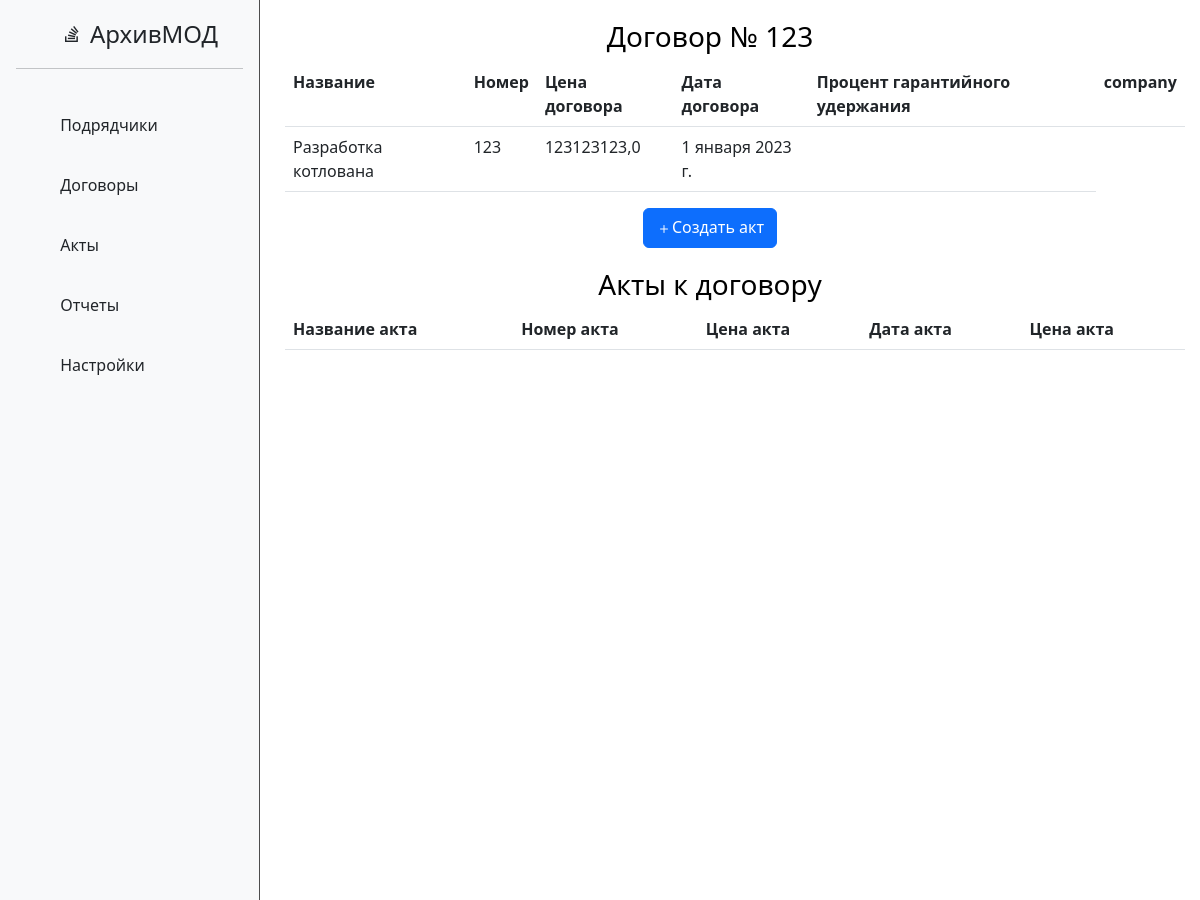
/archive/23 (upper part), run on an earlier commit of the app's database.
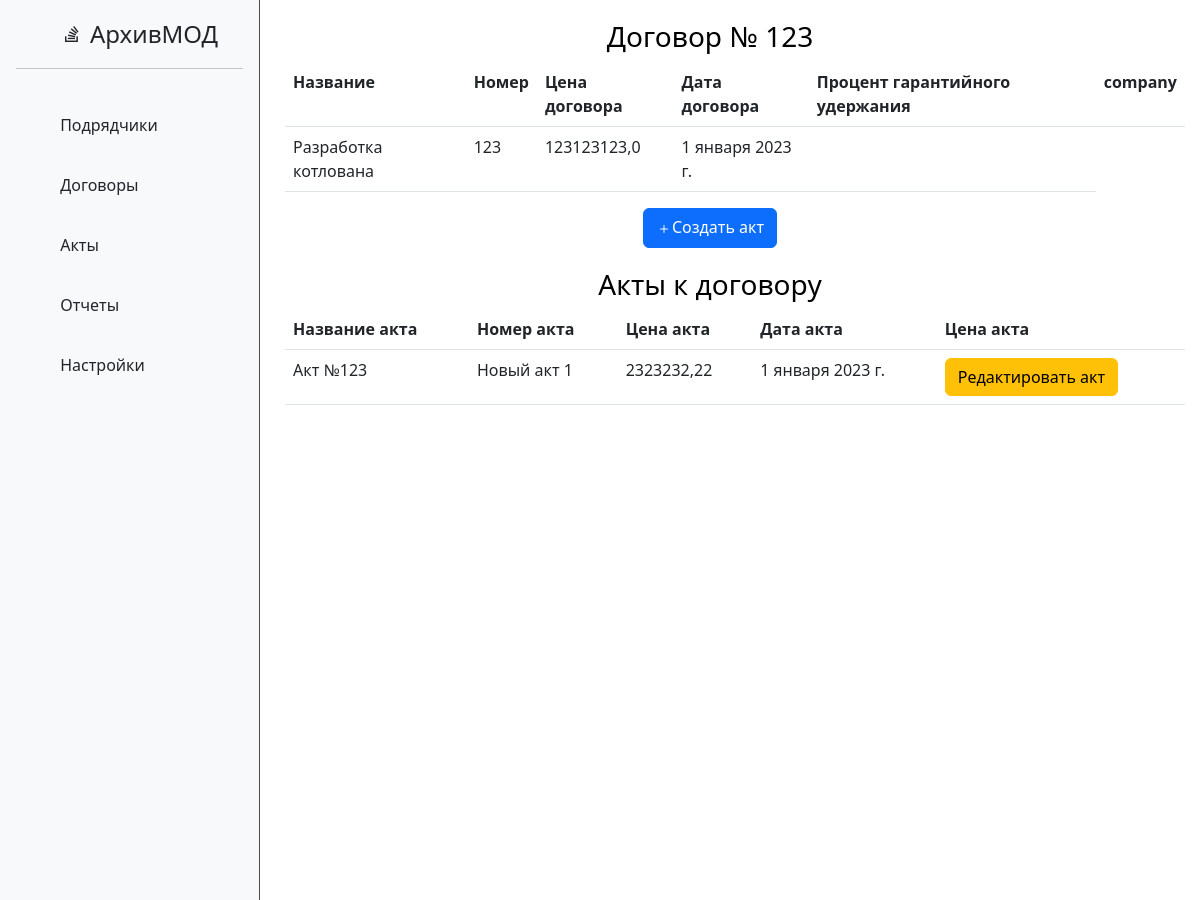
And on a later commit of the database.
### archive/models.py (models this page shows, shortened)
class Acts(models.Model):
    title = models.CharField('Название акта', max_length=120)
    number = models.CharField('Номер акта', max_length=25, unique=True)
    price = models.FloatField('Цена акта', max_length=25)
    date = models.DateField('Дата акта')
    warranty_retention = models.FloatField('Цена акта', max_length=25)
    contract = models.ForeignKey(Contracts, on_delete=models.PROTECT, null=True)
    class Meta:
        verbose_name = 'Акт'
        verbose_name_plural = 'Акты'

### archive/views.py (the view, shortened to what this page needs)
# urls.py: path('<int:pk>', views.ContractDetailView.as_view(), name="contract-detail"),
class ContractDetailView(DetailView):
    model = Contracts
    template_name = 'archive/contract_detail.html'
    context_object_name = 'contract'
    def get_context_data(self, *, object_list=None, **kwargs):
        context = super().get_context_data(**kwargs)
        context['title'] = "Акты"
        context['acts'] = Acts.objects.all()
        context['company'] = Companies.objects.all()
        context['fields_act'] = [field.verbose_name for field in Acts._meta.get_fields()]
        context['fields_contr'] = Contracts._meta.get_fields()
        return context

### archive/templates/archive/contract_detail.html (shortened to what this page needs)
{% extends "main/layout.html" %}
{% block content %}
    <div class="features">
        <h3>Договор № {{ contract.number }}</h3>
        <table class="table">
            <tr>
            {% for el in fields_contr %}
                {% if el.verbose_name != 'ID' and el.name != 'acts' %}
                    <th scope="col">{{ el.verbose_name }}</th>
                {% endif %}
            {% endfor %}
            </tr>
            <tr>
                <td>{{ contract.title }}</td>
                <td>{{ contract.number }}</td>
                <td>{{ contract.price }}</td>
                <td>{{ contract.date }}</td>
                <td>{{ company.title }}</td>
            </tr>
        </table>
        <a href="{% url 'create_act' %}" class="btn btn-primary"><i class="bi bi-plus"></i>Создать акт</a>
    </div>
    <div class="features">
        <table class="table">
            <h3>Акты к договору</h3>
            <tr>
            {% for el in fields_act %}
                        {% if el != 'ID' and el != 'contract' %}
                            <th scope="col">{{ el }}</th>
                        {% endif %}
            {% endfor %}
            </tr>
            {% for el in acts %}
                {% if contract.number == el.contract.number %}
                    <tr>
                        <td>Акт №{{ el.number }}</td>
                        <td>{{ el.title }}</td>
                        <td>{{ el.price }}</td>
                        <td>{{ el.date }}</td>
                        <td><a href="{% url 'acts-update' el.id %}" class="btn btn-warning">Редактировать акт</a></td>
                    </tr>
                {% endif %}
            {% endfor %}
        </table>
    </div>
{% endblock %}

What changed in the data, as far as the page shows it:
added Acts: number "123", title "Новый акт 1", price "2323232,22", date "1 января 2023 г."
